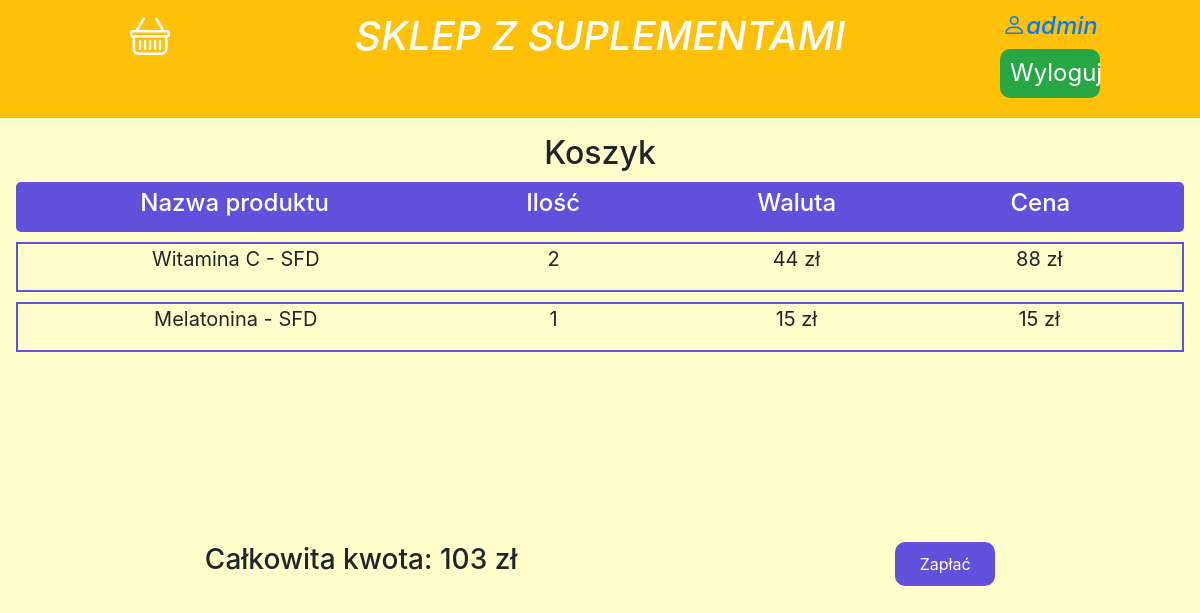
The app's page /koszyk/ (signed in), older data.
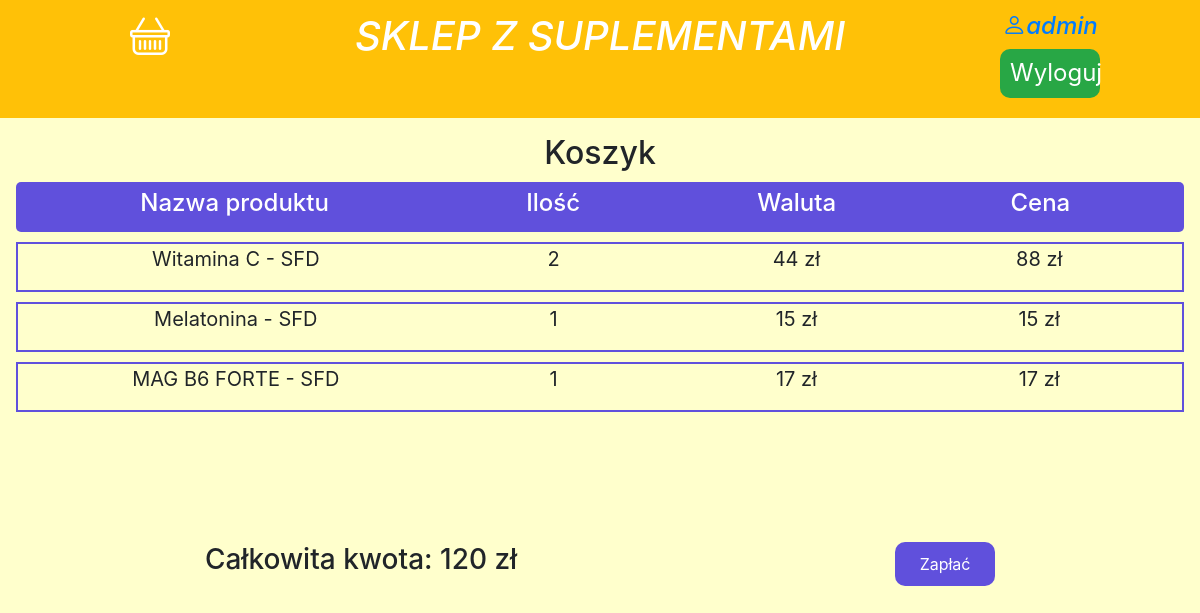
The same page, newer data.
### Main/models.py (models this page shows, shortened)
class ElementKoszyka(models.Model):
    produkt = models.ForeignKey(Supplement, on_delete=models.CASCADE, related_name='items')
    koszyk = models.ForeignKey(Koszyk, on_delete=models.CASCADE, related_name='cartitems')
    ilosc = models.IntegerField(default=0)
    class Meta:
        verbose_name = "Element koszyka"
        verbose_name_plural = "Elementy koszyka"
    @property
    def kwota(self):
        cena = self.produkt.cena.split()
        nowa_cena = int(cena[0]) * self.ilosc
        return nowa_cena

class Supplement(models.Model):
    kategoria = models.ForeignKey(Kategoria, on_delete=models.CASCADE, null=True)
    producent = models.ForeignKey(Producent, on_delete=models.CASCADE, null=True)
    foto = models.ForeignKey(Foto, on_delete=models.CASCADE, null=True)
    nazwa = models.CharField(max_length=50)
    opis = models.TextField(max_length=3500)
    dostepnosc = models.CharField(max_length=50)
    cena = models.CharField(max_length=50)
    rodzaj_suplementu = models.CharField(max_length=50)
    pojemnosc_suplementu = models.CharField(max_length=50)
    class Meta:
        verbose_name = "Suplement"
        verbose_name_plural = "Suplementy"

class Producent(models.Model):
    nazwa = models.CharField(max_length=50)
    def __str__(self):
        return self.nazwa
    class Meta:
        verbose_name = "Producent"
        verbose_name_plural = "Producenci"

class Koszyk(models.Model):
    id = models.UUIDField(default=uuid.uuid4, primary_key=True)
    klient = models.ForeignKey(User, on_delete=models.CASCADE)
    zamowione = models.BooleanField(default=False)
    class Meta:
        verbose_name = "Koszyk"
        verbose_name_plural = "Koszyk"
    @property
    def kompletna_kwota(self):
        elementy_koszyka = self.cartitems.all()
        cena = sum([produkt.kwota for produkt in elementy_koszyka])
        return cena

### Main/views.py (the view)
# urls.py: path('koszyk/', views.koszyk, name="koszyk"),
def koszyk(request):
    cart = None
    cartitems = []
    if request.user.is_authenticated:
        cart, created = Koszyk.objects.get_or_create(klient=request.user, zamowione=False)
        cartitems = cart.cartitems.all()
    context = {"cart": cart, "items": cartitems}
    return render(request, "koszyk.html", context)

### Main/templates/koszyk.html (shortened to what this page needs)
{% load static %}
<!DOCTYPE html>
<html lang="pl">
<head>
    {% load static %}
    <link rel="stylesheet" href="{% static 'css/bootstrap.min.css' %}">
    <link rel="stylesheet" href="{% static 'css/bootstrap.css' %}">
    <link rel="stylesheet" href="{% static 'css/style.css' %}">
    <link rel="stylesheet" href="https://cdn.jsdelivr.net/npm/bootstrap-icons@1.5.0/font/bootstrap-icons.css">
</head>
<body>
    <div class="row font-italic text-white bg-light">
        <div class="col-3 bg-warning d-none d-md-block">
            <h1><span class="bi-basket"></span></h1>
        </div>
        <div class="col-6 bg-warning d-none d-md-block">
            <h1> <a class="text-white" href="{% url 'index' %}"> SKLEP Z SUPLEMENTAMI </a></h1>
        </div>
        <div class="col-3 bg-warning d-none d-md-block">
            <h4>
                <a href="{% url 'profil' %}"><span class="bi-person">{{ request.user }}</span></a>
                {% if request.user.is_anonymous %}
                    <h4><button class="btn-success"><a class="text-white" href="{% url 'wylogowanie' %}">Zaloguj</a></button></h4>
                {% else %}
                    <h4><button class="btn-success"><a class="text-white" href="{% url 'wylogowanie' %}">Wyloguj</a></button></h4>
                {% endif %}
            </h4>
        </div>
    </div>
    <div class="text-center p-3">
        <h2>Koszyk</h2>
        <div class="heading">
            <div class="p_name"><h4>Nazwa produktu</h4></div>
            <div class="name"><h4>Ilość</h4></div>
            <div class="name"><h4>Waluta</h4></div>
            <div class="name"><h4>Cena</h4></div>
        </div>
        <div class="itemContainer">
            {% for item in items %}
            <div class="item">
              <div class="iteminfo">
                <p>{{item.produkt.nazwa}} - {{ item.produkt.producent }}</p>
              </div>
              <div class="name"><p>{{item.ilosc}}</p></div>
              <div class="name"><p>{{item.produkt.cena}}</p></div>
              <div class="name"><p>{{item.kwota}} zł</p></div>
            </div>
            {% endfor %}
        </div>
        <div class="pay-section">
        <h3>Całkowita kwota: {{cart.kompletna_kwota}} zł</h3>
        <button onclick = "makePayment()" >Zapłać</button>
        </div>
    </div>
</body>
</html>

### Main/static/css/style.css (style rules this page uses)
p { font-size: 20px; }
.heading { width: 100%; height: 50px; display: flex; align-items: center; justify-content: space-evenly; background-color: #6050DC; border-radius: 5px; color: white; margin-top: 10px; }
.name, .p_name { width: 200px; display: flex; align-items: center; justify-content: center; }
.p_name { width: 350px; }
.itemContainer { width: 100%; height: 300px; overflow-y: auto; margin-top: 10px; }
.item { width: 100%; height: auto; display: flex; align-items: center; justify-content: space-evenly; border: 2px solid #6050DC; margin-bottom: 10px; }
.item .iteminfo { display: flex; align-items: center; justify-content: space-around; width: 350px; }
button { padding: 10px 10px 10px 10px; border-radius: 10px; background-color: #6050DC; color: white; width: 100px; border: none; cursor: pointer; }
.pay-section { width: 100%; height: auto; display: flex; align-items: center; justify-content: space-around; }

### Main/templates/koszyk.html (style rules this page uses)
body { background-color: #ffffcc; margin: 0; padding: 0; }
[class *= "col-"] { background-color: #ffffcc; text-align: center; padding: 1%; }
.row { margin: 0; }

Row changes from the older to the newer data that the page shows:
added ElementKoszyka: produkt.nazwa "MAG B6 FORTE", produkt.producent "SFD", ilosc "1", produkt.cena "17 zł", kwota "17"
computed for Koszyk: kompletna_kwota "103" → "120"
